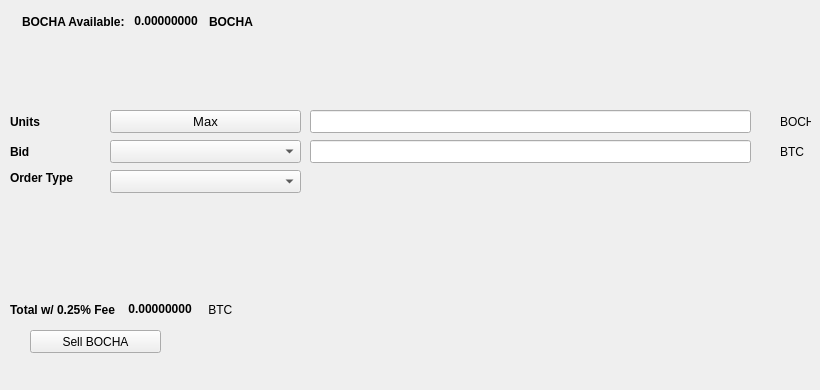
   <widget class="QWidget" name="SellTab">
    <attribute name="title">
     <string>Sell</string>
    </attribute>
    <widget class="QLabel" name="label_16">
     <property name="geometry">
      <rect>
       <x>780</x>
       <y>140</y>
       <width>31</width>
       <height>23</height>
      </rect>
     </property>
     <property name="text">
      <string>BTC</string>
     </property>
    </widget>
    <widget class="QComboBox" name="SellBidcomboBox">
     <property name="geometry">
      <rect>
       <x>110</x>
       <y>140</y>
       <width>191</width>
       <height>23</height>
      </rect>
     </property>
     <property name="font">
      <font>
       <pointsize>10</pointsize>
      </font>
     </property>
    </widget>
    <widget class="QLabel" name="label_18">
     <property name="geometry">
      <rect>
       <x>10</x>
       <y>110</y>
       <width>46</width>
       <height>23</height>
      </rect>
     </property>
     <property name="font">
      <font>
       <weight>75</weight>
       <bold>true</bold>
      </font>
     </property>
     <property name="text">
      <string>Units</string>
     </property>
    </widget>
    <widget class="QPushButton" name="Sell_Max_Amount">
     <property name="geometry">
      <rect>
       <x>110</x>
       <y>110</y>
       <width>191</width>
       <height>23</height>
      </rect>
     </property>
     <property name="font">
      <font>
       <pointsize>10</pointsize>
      </font>
     </property>
     <property name="text">
      <string>Max</string>
     </property>
    </widget>
    <widget class="QLabel" name="label_20">
     <property name="geometry">
      <rect>
       <x>10</x>
       <y>170</y>
       <width>91</width>
       <height>16</height>
      </rect>
     </property>
     <property name="font">
      <font>
       <weight>75</weight>
       <bold>true</bold>
      </font>
     </property>
     <property name="text">
      <string>Order Type</string>
     </property>
    </widget>
    <widget class="QComboBox" name="SellOrdertypeCombo">
     <property name="geometry">
      <rect>
       <x>110</x>
       <y>170</y>
       <width>191</width>
       <height>23</height>
      </rect>
     </property>
     <property name="font">
      <font>
       <pointsize>10</pointsize>
      </font>
     </property>
    </widget>
    <widget class="QLabel" name="label_21">
     <property name="geometry">
      <rect>
       <x>10</x>
       <y>140</y>
       <width>46</width>
       <height>23</height>
      </rect>
     </property>
     <property name="font">
      <font>
       <weight>75</weight>
       <bold>true</bold>
      </font>
     </property>
     <property name="text">
      <string>Bid</string>
     </property>
    </widget>
    <widget class="QLabel" name="label_22">
     <property name="geometry">
      <rect>
       <x>780</x>
       <y>110</y>
       <width>31</width>
       <height>23</height>
      </rect>
     </property>
     <property name="text">
      <string>BOCHA</string>
     </property>
    </widget>
    <widget class="QLineEdit" name="UnitsInputBOCHA">
     <property name="geometry">
      <rect>
       <x>310</x>
       <y>110</y>
       <width>441</width>
       <height>23</height>
      </rect>
     </property>
     <property name="font">
      <font>
       <pointsize>9</pointsize>
       <weight>75</weight>
       <bold>true</bold>
      </font>
     </property>
    </widget>
    <widget class="QLineEdit" name="SellBidPriceEdit">
     <property name="geometry">
      <rect>
       <x>310</x>
       <y>140</y>
       <width>441</width>
       <height>23</height>
      </rect>
     </property>
     <property name="font">
      <font>
       <pointsize>9</pointsize>
       <weight>75</weight>
       <bold>true</bold>
      </font>
     </property>
    </widget>
    <widget class="QPushButton" name="SellBOCHABTN">
     <property name="geometry">
      <rect>
       <x>30</x>
       <y>330</y>
       <width>131</width>
       <height>23</height>
      </rect>
     </property>
     <property name="text">
      <string>Sell BOCHA</string>
     </property>
     <property name="icon">
      <iconset resource="../bochacoin">
       <normaloff>:/icons/bitcoin</normaloff>:/icons/bitcoin</iconset>
     </property>
    </widget>
    <widget class="QWidget" name="layoutWidget3">
     <property name="geometry">
      <rect>
       <x>22</x>
       <y>12</y>
       <width>258</width>
       <height>19</height>
      </rect>
     </property>
     <layout class="QHBoxLayout" name="horizontalLayout">
      <item>
       <widget class="QLabel" name="label232_2">
        <property name="font">
         <font>
          <weight>75</weight>
          <bold>true</bold>
         </font>
        </property>
        <property name="text">
         <string>BOCHA Available:</string>
        </property>
       </widget>
      </item>
      <item>
       <widget class="QLabel" name="BOCHAAvailableLabel">
        <property name="palette">
         <palette>
          <active>
           <colorrole role="WindowText">
            <brush brushstyle="SolidPattern">
             <color alpha="255">
              <red>0</red>
              <green>0</green>
              <blue>0</blue>
             </color>
            </brush>
           </colorrole>
           <colorrole role="Button">
            <brush brushstyle="SolidPattern">
             <color alpha="255">
              <red>0</red>
              <green>170</green>
              <blue>0</blue>
             </color>
            </brush>
           </colorrole>
           <colorrole role="Light">
            <brush brushstyle="SolidPattern">
             <color alpha="255">
              <red>0</red>
              <green>255</green>
              <blue>0</blue>
             </color>
            </brush>
           </colorrole>
           <colorrole role="Midlight">
            <brush brushstyle="SolidPattern">
             <color alpha="255">
              <red>0</red>
              <green>212</green>
              <blue>0</blue>
             </color>
            </brush>
           </colorrole>
           <colorrole role="Dark">
            <brush brushstyle="SolidPattern">
             <color alpha="255">
              <red>0</red>
              <green>85</green>
              <blue>0</blue>
             </color>
            </brush>
           </colorrole>
           <colorrole role="Mid">
            <brush brushstyle="SolidPattern">
             <color alpha="255">
              <red>0</red>
              <green>113</green>
              <blue>0</blue>
             </color>
            </brush>
           </colorrole>
           <colorrole role="Text">
            <brush brushstyle="SolidPattern">
             <color alpha="255">
              <red>0</red>
              <green>170</green>
              <blue>0</blue>
             </color>
            </brush>
           </colorrole>
           <colorrole role="BrightText">
            <brush brushstyle="SolidPattern">
             <color alpha="255">
              <red>255</red>
              <green>255</green>
              <blue>255</blue>
             </color>
            </brush>
           </colorrole>
           <colorrole role="ButtonText">
            <brush brushstyle="SolidPattern">
             <color alpha="255">
              <red>0</red>
              <green>0</green>
              <blue>0</blue>
             </color>
            </brush>
           </colorrole>
           <colorrole role="Base">
            <brush brushstyle="SolidPattern">
             <color alpha="255">
              <red>255</red>
              <green>255</green>
              <blue>255</blue>
             </color>
            </brush>
           </colorrole>
           <colorrole role="Window">
            <brush brushstyle="SolidPattern">
             <color alpha="255">
              <red>0</red>
              <green>170</green>
              <blue>0</blue>
             </color>
            </brush>
           </colorrole>
           <colorrole role="Shadow">
            <brush brushstyle="SolidPattern">
             <color alpha="255">
              <red>0</red>
              <green>0</green>
              <blue>0</blue>
             </color>
            </brush>
           </colorrole>
           <colorrole role="AlternateBase">
            <brush brushstyle="SolidPattern">
             <color alpha="255">
              <red>127</red>
              <green>212</green>
              <blue>127</blue>
             </color>
            </brush>
           </colorrole>
           <colorrole role="ToolTipBase">
            <brush brushstyle="SolidPattern">
             <color alpha="255">
              <red>255</red>
              <green>255</green>
              <blue>220</blue>
             </color>
            </brush>
           </colorrole>
           <colorrole role="ToolTipText">
            <brush brushstyle="SolidPattern">
             <color alpha="255">
              <red>0</red>
              <green>0</green>
              <blue>0</blue>
             </color>
            </brush>
           </colorrole>
          </active>
          <inactive>
           <colorrole role="WindowText">
            <brush brushstyle="SolidPattern">
             <color alpha="255">
              <red>0</red>
              <green>0</green>
              <blue>0</blue>
             </color>
            </brush>
           </colorrole>
           <colorrole role="Button">
            <brush brushstyle="SolidPattern">
             <color alpha="255">
              <red>0</red>
              <green>170</green>
              <blue>0</blue>
             </color>
            </brush>
           </colorrole>
           <colorrole role="Light">
            <brush brushstyle="SolidPattern">
             <color alpha="255">
              <red>0</red>
              <green>255</green>
              <blue>0</blue>
             </color>
            </brush>
           </colorrole>
           <colorrole role="Midlight">
            <brush brushstyle="SolidPattern">
             <color alpha="255">
              <red>0</red>
              <green>212</green>
              <blue>0</blue>
             </color>
            </brush>
           </colorrole>
           <colorrole role="Dark">
            <brush brushstyle="SolidPattern">
             <color alpha="255">
              <red>0</red>
              <green>85</green>
              <blue>0</blue>
             </color>
            </brush>
           </colorrole>
           <colorrole role="Mid">
            <brush brushstyle="SolidPattern">
             <color alpha="255">
              <red>0</red>
              <green>113</green>
              <blue>0</blue>
             </color>
            </brush>
           </colorrole>
           <colorrole role="Text">
            <brush brushstyle="SolidPattern">
             <color alpha="255">
              <red>0</red>
              <green>170</green>
              <blue>0</blue>
             </color>
            </brush>
           </colorrole>
           <colorrole role="BrightText">
            <brush brushstyle="SolidPattern">
             <color alpha="255">
              <red>255</red>
              <green>255</green>
              <blue>255</blue>
             </color>
            </brush>
           </colorrole>
           <colorrole role="ButtonText">
            <brush brushstyle="SolidPattern">
             <color alpha="255">
              <red>0</red>
              <green>0</green>
              <blue>0</blue>
             </color>
            </brush>
           </colorrole>
           <colorrole role="Base">
            <brush brushstyle="SolidPattern">
             <color alpha="255">
              <red>255</red>
              <green>255</green>
              <blue>255</blue>
             </color>
            </brush>
           </colorrole>
           <colorrole role="Window">
            <brush brushstyle="SolidPattern">
             <color alpha="255">
              <red>0</red>
              <green>170</green>
              <blue>0</blue>
             </color>
            </brush>
           </colorrole>
           <colorrole role="Shadow">
            <brush brushstyle="SolidPattern">
             <color alpha="255">
              <red>0</red>
              <green>0</green>
              <blue>0</blue>
             </color>
            </brush>
           </colorrole>
           <colorrole role="AlternateBase">
            <brush brushstyle="SolidPattern">
             <color alpha="255">
              <red>127</red>
              <green>212</green>
              <blue>127</blue>
             </color>
            </brush>
           </colorrole>
           <colorrole role="ToolTipBase">
            <brush brushstyle="SolidPattern">
             <color alpha="255">
              <red>255</red>
              <green>255</green>
              <blue>220</blue>
             </color>
            </brush>
           </colorrole>
           <colorrole role="ToolTipText">
            <brush brushstyle="SolidPattern">
             <color alpha="255">
              <red>0</red>
              <green>0</green>
              <blue>0</blue>
             </color>
            </brush>
           </colorrole>
          </inactive>
          <disabled>
           <colorrole role="WindowText">
            <brush brushstyle="SolidPattern">
             <color alpha="255">
              <red>0</red>
              <green>85</green>
              <blue>0</blue>
             </color>
            </brush>
           </colorrole>
           <colorrole role="Button">
            <brush brushstyle="SolidPattern">
             <color alpha="255">
              <red>0</red>
              <green>170</green>
              <blue>0</blue>
             </color>
            </brush>
           </colorrole>
           <colorrole role="Light">
            <brush brushstyle="SolidPattern">
             <color alpha="255">
              <red>0</red>
              <green>255</green>
              <blue>0</blue>
             </color>
            </brush>
           </colorrole>
           <colorrole role="Midlight">
            <brush brushstyle="SolidPattern">
             <color alpha="255">
              <red>0</red>
              <green>212</green>
              <blue>0</blue>
             </color>
            </brush>
           </colorrole>
           <colorrole role="Dark">
            <brush brushstyle="SolidPattern">
             <color alpha="255">
              <red>0</red>
              <green>85</green>
              <blue>0</blue>
             </color>
            </brush>
           </colorrole>
           <colorrole role="Mid">
            <brush brushstyle="SolidPattern">
             <color alpha="255">
              <red>0</red>
              <green>113</green>
              <blue>0</blue>
             </color>
            </brush>
           </colorrole>
           <colorrole role="Text">
            <brush brushstyle="SolidPattern">
             <color alpha="255">
              <red>0</red>
              <green>85</green>
              <blue>0</blue>
             </color>
            </brush>
           </colorrole>
           <colorrole role="BrightText">
            <brush brushstyle="SolidPattern">
             <color alpha="255">
              <red>255</red>
              <green>255</green>
              <blue>255</blue>
             </color>
            </brush>
           </colorrole>
           <colorrole role="ButtonText">
            <brush brushstyle="SolidPattern">
             <color alpha="255">
              <red>0</red>
              <green>85</green>
              <blue>0</blue>
             </color>
            </brush>
           </colorrole>
           <colorrole role="Base">
            <brush brushstyle="SolidPattern">
             <color alpha="255">
              <red>0</red>
              <green>170</green>
              <blue>0</blue>
             </color>
            </brush>
           </colorrole>
           <colorrole role="Window">
            <brush brushstyle="SolidPattern">
             <color alpha="255">
              <red>0</red>
              <green>170</green>
              <blue>0</blue>
             </color>
            </brush>
           </colorrole>
           <colorrole role="Shadow">
            <brush brushstyle="SolidPattern">
             <color alpha="255">
              <red>0</red>
              <green>0</green>
              <blue>0</blue>
             </color>
            </brush>
           </colorrole>
           <colorrole role="AlternateBase">
            <brush brushstyle="SolidPattern">
             <color alpha="255">
              <red>0</red>
              <green>170</green>
              <blue>0</blue>
             </color>
            </brush>
           </colorrole>
           <colorrole role="ToolTipBase">
            <brush brushstyle="SolidPattern">
             <color alpha="255">
              <red>255</red>
              <green>255</green>
              <blue>220</blue>
             </color>
            </brush>
           </colorrole>
           <colorrole role="ToolTipText">
            <brush brushstyle="SolidPattern">
             <color alpha="255">
              <red>0</red>
              <green>0</green>
              <blue>0</blue>
             </color>
            </brush>
           </colorrole>
          </disabled>
         </palette>
        </property>
        <property name="font">
         <font>
          <weight>75</weight>
          <bold>true</bold>
         </font>
        </property>
        <property name="text">
         <string> 0.00000000 </string>
        </property>
        <property name="textInteractionFlags">
         <set>Qt::LinksAccessibleByMouse|Qt::TextSelectableByKeyboard|Qt::TextSelectableByMouse</set>
        </property>
       </widget>
      </item>
      <item>
       <widget class="QLabel" name="labelBOCHA">
        <property name="font">
         <font>
          <weight>75</weight>
          <bold>true</bold>
         </font>
        </property>
        <property name="text">
         <string>BOCHA</string>
        </property>
       </widget>
      </item>
     </layout>
    </widget>
    <widget class="QWidget" name="layoutWidget">
     <property name="geometry">
      <rect>
       <x>10</x>
       <y>300</y>
       <width>268</width>
       <height>19</height>
      </rect>
     </property>
     <layout class="QHBoxLayout" name="horizontalLayout_2">
      <item>
       <widget class="QLabel" name="label_19">
        <property name="font">
         <font>
          <weight>75</weight>
          <bold>true</bold>
         </font>
        </property>
        <property name="text">
         <string>Total w/ 0.25% Fee </string>
        </property>
       </widget>
      </item>
      <item>
       <widget class="QLabel" name="SellCostLabel">
        <property name="palette">
         <palette>
          <active>
           <colorrole role="WindowText">
            <brush brushstyle="SolidPattern">
             <color alpha="255">
              <red>0</red>
              <green>0</green>
              <blue>0</blue>
             </color>
            </brush>
           </colorrole>
           <colorrole role="Button">
            <brush brushstyle="SolidPattern">
             <color alpha="255">
              <red>0</red>
              <green>170</green>
              <blue>0</blue>
             </color>
            </brush>
           </colorrole>
           <colorrole role="Light">
            <brush brushstyle="SolidPattern">
             <color alpha="255">
              <red>0</red>
              <green>255</green>
              <blue>0</blue>
             </color>
            </brush>
           </colorrole>
           <colorrole role="Midlight">
            <brush brushstyle="SolidPattern">
             <color alpha="255">
              <red>0</red>
              <green>212</green>
              <blue>0</blue>
             </color>
            </brush>
           </colorrole>
           <colorrole role="Dark">
            <brush brushstyle="SolidPattern">
             <color alpha="255">
              <red>0</red>
              <green>85</green>
              <blue>0</blue>
             </color>
            </brush>
           </colorrole>
           <colorrole role="Mid">
            <brush brushstyle="SolidPattern">
             <color alpha="255">
              <red>0</red>
              <green>113</green>
              <blue>0</blue>
             </color>
            </brush>
           </colorrole>
           <colorrole role="Text">
            <brush brushstyle="SolidPattern">
             <color alpha="255">
              <red>0</red>
              <green>170</green>
              <blue>0</blue>
             </color>
            </brush>
           </colorrole>
           <colorrole role="BrightText">
            <brush brushstyle="SolidPattern">
             <color alpha="255">
              <red>255</red>
              <green>255</green>
              <blue>255</blue>
             </color>
            </brush>
           </colorrole>
           <colorrole role="ButtonText">
            <brush brushstyle="SolidPattern">
             <color alpha="255">
              <red>0</red>
              <green>0</green>
              <blue>0</blue>
             </color>
            </brush>
           </colorrole>
           <colorrole role="Base">
            <brush brushstyle="SolidPattern">
             <color alpha="255">
              <red>255</red>
              <green>255</green>
              <blue>255</blue>
             </color>
            </brush>
           </colorrole>
           <colorrole role="Window">
            <brush brushstyle="SolidPattern">
             <color alpha="255">
              <red>0</red>
              <green>170</green>
              <blue>0</blue>
             </color>
            </brush>
           </colorrole>
           <colorrole role="Shadow">
            <brush brushstyle="SolidPattern">
             <color alpha="255">
              <red>0</red>
              <green>0</green>
              <blue>0</blue>
             </color>
            </brush>
           </colorrole>
           <colorrole role="AlternateBase">
            <brush brushstyle="SolidPattern">
             <color alpha="255">
              <red>127</red>
              <green>212</green>
              <blue>127</blue>
             </color>
            </brush>
           </colorrole>
           <colorrole role="ToolTipBase">
            <brush brushstyle="SolidPattern">
             <color alpha="255">
              <red>255</red>
              <green>255</green>
              <blue>220</blue>
             </color>
            </brush>
           </colorrole>
           <colorrole role="ToolTipText">
            <brush brushstyle="SolidPattern">
             <color alpha="255">
              <red>0</red>
              <green>0</green>
              <blue>0</blue>
             </color>
            </brush>
           </colorrole>
          </active>
          <inactive>
           <colorrole role="WindowText">
            <brush brushstyle="SolidPattern">
             <color alpha="255">
              <red>0</red>
              <green>0</green>
              <blue>0</blue>
             </color>
            </brush>
           </colorrole>
           <colorrole role="Button">
            <brush brushstyle="SolidPattern">
             <color alpha="255">
              <red>0</red>
              <green>170</green>
              <blue>0</blue>
             </color>
            </brush>
           </colorrole>
           <colorrole role="Light">
            <brush brushstyle="SolidPattern">
             <color alpha="255">
              <red>0</red>
              <green>255</green>
              <blue>0</blue>
             </color>
            </brush>
           </colorrole>
           <colorrole role="Midlight">
            <brush brushstyle="SolidPattern">
             <color alpha="255">
              <red>0</red>
              <green>212</green>
              <blue>0</blue>
             </color>
            </brush>
           </colorrole>
           <colorrole role="Dark">
            <brush brushstyle="SolidPattern">
             <color alpha="255">
              <red>0</red>
              <green>85</green>
              <blue>0</blue>
             </color>
            </brush>
           </colorrole>
           <colorrole role="Mid">
            <brush brushstyle="SolidPattern">
             <color alpha="255">
              <red>0</red>
              <green>113</green>
              <blue>0</blue>
             </color>
            </brush>
           </colorrole>
           <colorrole role="Text">
            <brush brushstyle="SolidPattern">
             <color alpha="255">
              <red>0</red>
              <green>170</green>
              <blue>0</blue>
             </color>
            </brush>
           </colorrole>
           <colorrole role="BrightText">
            <brush brushstyle="SolidPattern">
             <color alpha="255">
              <red>255</red>
              <green>255</green>
              <blue>255</blue>
             </color>
            </brush>
           </colorrole>
           <colorrole role="ButtonText">
            <brush brushstyle="SolidPattern">
             <color alpha="255">
              <red>0</red>
              <green>0</green>
              <blue>0</blue>
             </color>
            </brush>
           </colorrole>
           <colorrole role="Base">
            <brush brushstyle="SolidPattern">
             <color alpha="255">
              <red>255</red>
              <green>255</green>
              <blue>255</blue>
             </color>
            </brush>
           </colorrole>
           <colorrole role="Window">
            <brush brushstyle="SolidPattern">
             <color alpha="255">
              <red>0</red>
              <green>170</green>
              <blue>0</blue>
             </color>
            </brush>
           </colorrole>
           <colorrole role="Shadow">
            <brush brushstyle="SolidPattern">
             <color alpha="255">
              <red>0</red>
              <green>0</green>
              <blue>0</blue>
             </color>
            </brush>
           </colorrole>
           <colorrole role="AlternateBase">
            <brush brushstyle="SolidPattern">
             <color alpha="255">
              <red>127</red>
              <green>212</green>
              <blue>127</blue>
             </color>
            </brush>
           </colorrole>
           <colorrole role="ToolTipBase">
            <brush brushstyle="SolidPattern">
             <color alpha="255">
              <red>255</red>
              <green>255</green>
              <blue>220</blue>
             </color>
            </brush>
           </colorrole>
           <colorrole role="ToolTipText">
            <brush brushstyle="SolidPattern">
             <color alpha="255">
              <red>0</red>
              <green>0</green>
              <blue>0</blue>
             </color>
            </brush>
           </colorrole>
          </inactive>
          <disabled>
           <colorrole role="WindowText">
            <brush brushstyle="SolidPattern">
             <color alpha="255">
              <red>0</red>
              <green>85</green>
              <blue>0</blue>
             </color>
            </brush>
           </colorrole>
           <colorrole role="Button">
            <brush brushstyle="SolidPattern">
             <color alpha="255">
              <red>0</red>
              <green>170</green>
              <blue>0</blue>
             </color>
            </brush>
           </colorrole>
           <colorrole role="Light">
            <brush brushstyle="SolidPattern">
             <color alpha="255">
              <red>0</red>
              <green>255</green>
              <blue>0</blue>
             </color>
            </brush>
           </colorrole>
           <colorrole role="Midlight">
            <brush brushstyle="SolidPattern">
             <color alpha="255">
              <red>0</red>
              <green>212</green>
              <blue>0</blue>
             </color>
            </brush>
           </colorrole>
           <colorrole role="Dark">
            <brush brushstyle="SolidPattern">
             <color alpha="255">
              <red>0</red>
              <green>85</green>
              <blue>0</blue>
             </color>
            </brush>
           </colorrole>
           <colorrole role="Mid">
            <brush brushstyle="SolidPattern">
             <color alpha="255">
              <red>0</red>
              <green>113</green>
              <blue>0</blue>
             </color>
            </brush>
           </colorrole>
           <colorrole role="Text">
            <brush brushstyle="SolidPattern">
             <color alpha="255">
              <red>0</red>
              <green>85</green>
              <blue>0</blue>
             </color>
            </brush>
           </colorrole>
           <colorrole role="BrightText">
            <brush brushstyle="SolidPattern">
             <color alpha="255">
              <red>255</red>
              <green>255</green>
              <blue>255</blue>
             </color>
            </brush>
           </colorrole>
           <colorrole role="ButtonText">
            <brush brushstyle="SolidPattern">
             <color alpha="255">
              <red>0</red>
              <green>85</green>
              <blue>0</blue>
             </color>
            </brush>
           </colorrole>
           <colorrole role="Base">
            <brush brushstyle="SolidPattern">
             <color alpha="255">
              <red>0</red>
              <green>170</green>
              <blue>0</blue>
             </color>
            </brush>
           </colorrole>
           <colorrole role="Window">
            <brush brushstyle="SolidPattern">
             <color alpha="255">
              <red>0</red>
              <green>170</green>
              <blue>0</blue>
             </color>
            </brush>
           </colorrole>
           <colorrole role="Shadow">
            <brush brushstyle="SolidPattern">
             <color alpha="255">
              <red>0</red>
              <green>0</green>
              <blue>0</blue>
             </color>
            </brush>
           </colorrole>
           <colorrole role="AlternateBase">
            <brush brushstyle="SolidPattern">
             <color alpha="255">
              <red>0</red>
              <green>170</green>
              <blue>0</blue>
             </color>
            </brush>
           </colorrole>
           <colorrole role="ToolTipBase">
            <brush brushstyle="SolidPattern">
             <color alpha="255">
              <red>255</red>
              <green>255</green>
              <blue>220</blue>
             </color>
            </brush>
           </colorrole>
           <colorrole role="ToolTipText">
            <brush brushstyle="SolidPattern">
             <color alpha="255">
              <red>0</red>
              <green>0</green>
              <blue>0</blue>
             </color>
            </brush>
           </colorrole>
          </disabled>
         </palette>
        </property>
        <property name="font">
         <font>
          <weight>75</weight>
          <bold>true</bold>
         </font>
        </property>
        <property name="autoFillBackground">
         <bool>false</bool>
        </property>
        <property name="text">
         <string> 0.00000000</string>
        </property>
        <property name="textInteractionFlags">
         <set>Qt::LinksAccessibleByMouse|Qt::TextSelectableByMouse</set>
        </property>
       </widget>
      </item>
      <item>
       <widget class="QLabel" name="label_17">
        <property name="font">
         <font>
          <weight>50</weight>
          <bold>false</bold>
         </font>
        </property>
        <property name="text">
         <string> BTC</string>
        </property>
       </widget>
      </item>
     </layout>
    </widget>
    <widget class="QLabel" name="label_23">
     <property name="geometry">
      <rect>
       <x>460</x>
       <y>300</y>
       <width>281</width>
       <height>81</height>
      </rect>
     </property>
     <property name="text">
      <string/>
     </property>
     <property name="pixmap">
      <pixmap>:/images/bittrex</pixmap>
     </property>
    </widget>
   </widget>
